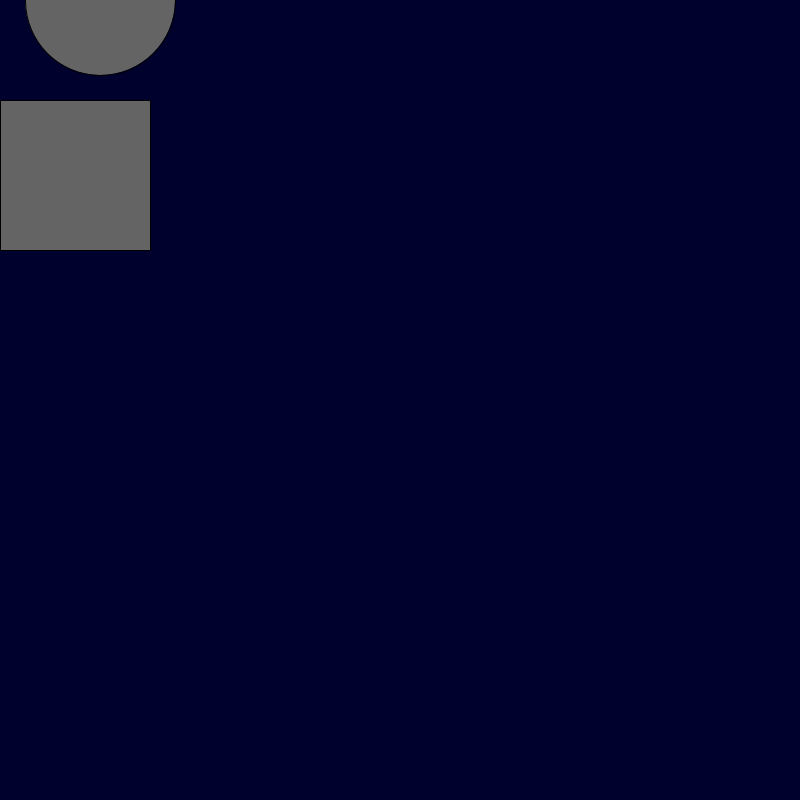
Frame 1 (no input)
Frame 60 (the mouse pressed at the canvas centre just before this capture): identical to frame 1, image omitted
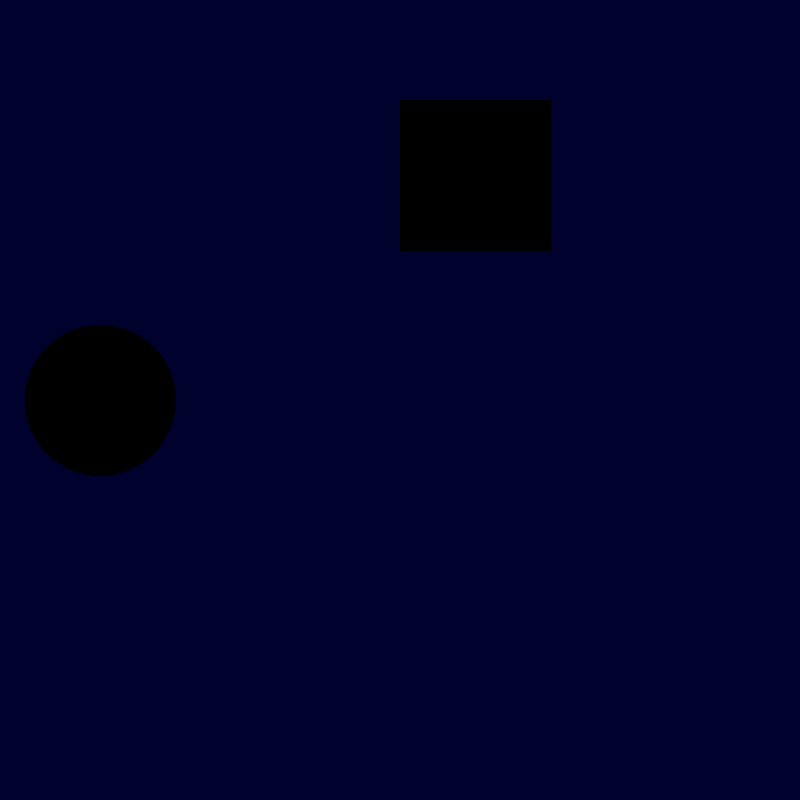
Frame 120 (the mouse held since frame 60 and released just before this capture)

The Processing sketch that drew these frames (run headless with seeded random() and noise(); from frame 60 on, the mouse is pressed at the canvas centre):

// Processing sketch: CianCarlosfile02
// ── CianCarlosfile02.pde
void setup() {
  size(800, 800);
}

void draw() {
  if (!mousePressed) {
    fill(100);
  } else {
    fill(0);
  }
  background(300);
  rect(mouseX, 100, 150, 150);
  ellipse(100, mouseY, 150, 150);
}
